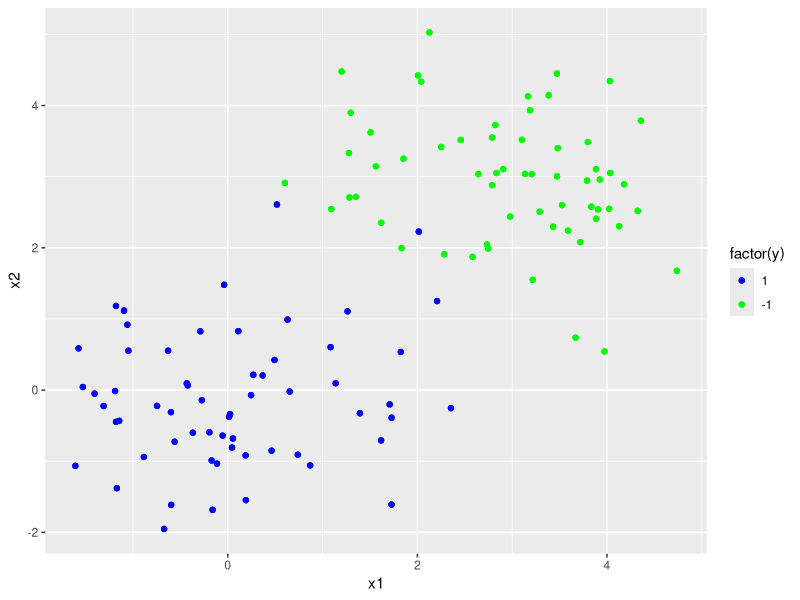
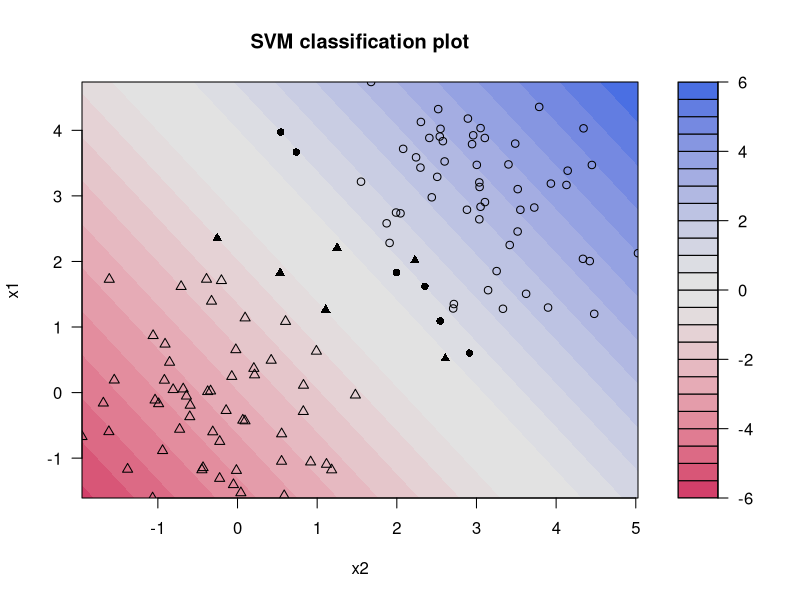
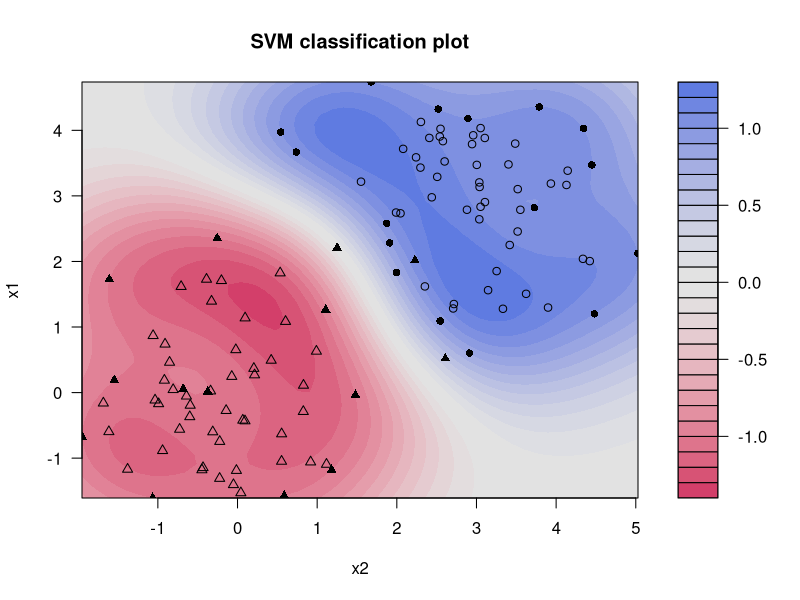
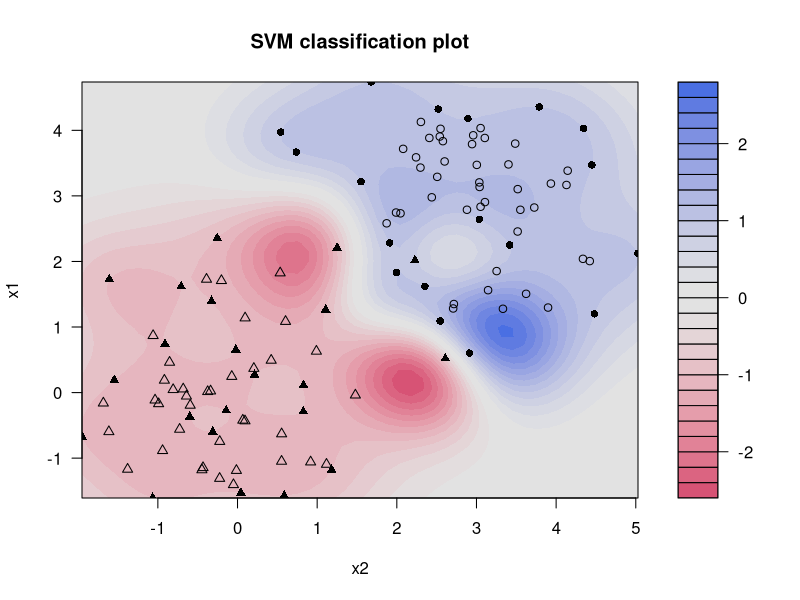

These charts were generated, in order, by the following R code:
# Kernlab Support Vector Machines
# http://www.machinelearningtutorial.net/2016/12/21/r-kernlab/

library(kernlab)
library(ggplot2)
set.seed(6) #reproducibility
x = rbind(matrix(rnorm(120), , 2), matrix(rnorm(120, mean = 3), , 2)) #vector with 120 rows and 2 columns
y <- rep(c(-1,1), each = 60)

d=data.frame(x=x,y=y)
names(d)<-c("x1", "x2", "y")
qplot(x1, x2, data = d, color = factor(y)) +
  geom_point(shape = 1)  +
  scale_colour_manual(values = c("#0000FF", "#00FF00"), labels = c("1", "-1"))

svp = ksvm(y ~ x1 + x2, data = d, type = "C-svc", C = 1, kernel = "vanilladot")
plot(svp, data = d)
sum(d$y == predict(svp, d))

svp = ksvm(y ~ x1 + x2, data = d, type = "C-svc", C = 1, kernel = "rbfdot")
sum(d$y == predict(svp, d))
plot(svp, data = d)

svp = ksvm(y ~ x1 + x2, data = d, type = "C-svc", C = 10, kernel = "rbfdot")
sum(d$y == predict(svp, d))
plot(svp, data = d)


# Test Data:
testx = rbind(matrix(rnorm(12000), , 2), matrix(rnorm(12000, mean = 3), , 2)) # vector with 24000 rows and 2 columns
sum(d$y == predict(svp, d))
